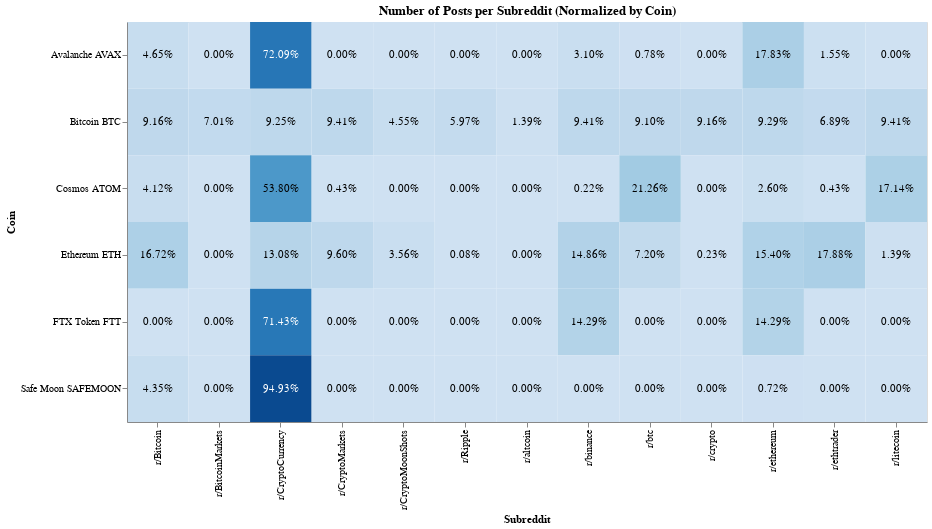

Here is the notebook cell this chart was saved with:
### Code cell
subreddit_query_posts_normalized = subreddit_query_posts.copy()
posts_per_coin = subreddit_query_posts_normalized.groupby("search_query")[
    "value"
].transform("sum")
subreddit_query_posts_normalized["value"] /= posts_per_coin

c = (
    alt.Chart(subreddit_query_posts_normalized)
    .mark_rect()
    .encode(
        x=alt.X("subreddit:N", title="Subreddit"),
        y=alt.Y("search_query:O", title="Coin"),
        color=alt.Color(
            "value:Q",
            title="Number of Posts",
            scale=alt.Scale(scheme="blues"),
            legend=None,
        ),
        tooltip=[
            alt.Tooltip("search_query:O", title="Coin"),
            alt.Tooltip("subreddit:N", title="Subreddit"),
            alt.Tooltip("value:Q", title=r"% of Posts", format=".4%"),
        ],
    )
    .properties(
        width=800,
        height=400,
        title=alt.Title(text="Number of Posts per Subreddit (Normalized by Coin)"),
    )
)

text = (
    alt.Chart(subreddit_query_posts_normalized)
    .mark_text(align="center")
    .transform_calculate(customtooltip="datum.value")
    .encode(
        x=alt.X("subreddit:N"),
        y=alt.Y("search_query:O"),
        text=alt.Text("value:Q", format=".2%"),
        color=alt.condition(
            alt.datum.value > 0.7, alt.value("white"), alt.value("black")
        ),
        tooltip=[
            alt.Tooltip("search_query:O", title="Coin"),
            alt.Tooltip("subreddit:N", title="Subreddit"),
            alt.Tooltip("value:Q", title=r"% of Posts", format=".4%"),
        ],
    )
)

c + text

### Figure 1 — Vega-Lite specification as saved in the notebook (floating-point values rounded to 4 significant figures)
{"usermeta": {"embedOptions": {"theme": "dark"}}, "config": {"view": {"continuousWidth": 300, "continuousHeight": 300}}, "layer": [{"mark": {"type": "rect"}, "encoding": {"color": {"field": "value", "legend": null, "scale": {"scheme": "blues"}, "title": "Number of Posts", "type": "quantitative"}, "tooltip": [{"field": "search_query", "title": "Coin", "type": "ordinal"}, {"field": "subreddit", "title": "Subreddit", "type": "nominal"}, {"field": "value", "format": ".4%", "title": "% of Posts", "type": "quantitative"}], "x": {"field": "subreddit", "title": "Subreddit", "type": "nominal"}, "y": {"field": "search_query", "title": "Coin", "type": "ordinal"}}, "title": {"text": "Number of Posts per Subreddit (Normalized by Coin)"}}, {"mark": {"type": "text", "align": "center"}, "encoding": {"color": {"condition": {"test": "(datum.value > 0.7)", "value": "white"}, "value": "black"}, "text": {"field": "value", "format": ".2%", "type": "quantitative"}, "tooltip": [{"field": "search_query", "title": "Coin", "type": "ordinal"}, {"field": "subreddit", "title": "Subreddit", "type": "nominal"}, {"field": "value", "format": ".4%", "title": "% of Posts", "type": "quantitative"}], "x": {"field": "subreddit", "type": "nominal"}, "y": {"field": "search_query", "type": "ordinal"}}, "transform": [{"calculate": "datum.value", "as": "customtooltip"}]}], "data": {"name": "data-7beb1346afb446a39a041bbbeeedecc6"}, "height": 400, "width": 800, "$schema": "https://vega.github.io/schema/vega-lite/v5.20.1.json", "datasets": {"data-7beb1346afb446a39a041bbbeeedecc6": [{"search_query": "Avalanche AVAX", "subreddit": "r/Bitcoin", "value": 0.04651}, {"search_query": "Bitcoin BTC", "subreddit": "r/Bitcoin", "value": 0.0916}, {"search_query": "Cosmos ATOM", "subreddit": "r/Bitcoin", "value": 0.04121}, {"search_query": "Ethereum ETH", "subreddit": "r/Bitcoin", "value": 0.1672}, {"search_query": "FTX Token FTT", "subreddit": "r/Bitcoin", "value": 0.0}, {"search_query": "Safe Moon SAFEMOON", "subreddit": "r/Bitcoin", "value": 0.04348}, {"search_query": "Avalanche AVAX", "subreddit": "r/BitcoinMarkets", "value": 0.0}, {"search_query": "Bitcoin BTC", "subreddit": "r/BitcoinMarkets", "value": 0.07012}, {"search_query": "Cosmos ATOM", "subreddit": "r/BitcoinMarkets", "value": 0.0}, {"search_query": "Ethereum ETH", "subreddit": "r/BitcoinMarkets", "value": 0.0}, {"search_query": "FTX Token FTT", "subreddit": "r/BitcoinMarkets", "value": 0.0}, {"search_query": "Safe Moon SAFEMOON", "subreddit": "r/BitcoinMarkets", "value": 0.0}, {"search_query": "Avalanche AVAX", "subreddit": "r/CryptoCurrency", "value": 0.7209}, {"search_query": "Bitcoin BTC", "subreddit": "r/CryptoCurrency", "value": 0.09255}, {"search_query": "Cosmos ATOM", "subreddit": "r/CryptoCurrency", "value": 0.538}, {"search_query": "Ethereum ETH", "subreddit": "r/CryptoCurrency", "value": 0.1308}, {"search_query": "FTX Token FTT", "subreddit": "r/CryptoCurrency", "value": 0.7143}, {"search_query": "Safe Moon SAFEMOON", "subreddit": "r/CryptoCurrency", "value": 0.9493}, {"search_query": "Avalanche AVAX", "subreddit": "r/CryptoMarkets", "value": 0.0}, {"search_query": "Bitcoin BTC", "subreddit": "r/CryptoMarkets", "value": 0.09413}, {"search_query": "Cosmos ATOM", "subreddit": "r/CryptoMarkets", "value": 0.004338}, {"search_query": "Ethereum ETH", "subreddit": "r/CryptoMarkets", "value": 0.09598}, {"search_query": "FTX Token FTT", "subreddit": "r/CryptoMarkets", "value": 0.0}, {"search_query": "Safe Moon SAFEMOON", "subreddit": "r/CryptoMarkets", "value": 0.0}, {"search_query": "Avalanche AVAX", "subreddit": "r/CryptoMoonShots", "value": 0.0}, {"search_query": "Bitcoin BTC", "subreddit": "r/CryptoMoonShots", "value": 0.04548}, {"search_query": "Cosmos ATOM", "subreddit": "r/CryptoMoonShots", "value": 0.0}, {"search_query": "Ethereum ETH", "subreddit": "r/CryptoMoonShots", "value": 0.0356}, {"search_query": "FTX Token FTT", "subreddit": "r/CryptoMoonShots", "value": 0.0}, {"search_query": "Safe Moon SAFEMOON", "subreddit": "r/CryptoMoonShots", "value": 0.0}, {"search_query": "Avalanche AVAX", "subreddit": "r/Ripple", "value": 0.0}, {"search_query": "Bitcoin BTC", "subreddit": "r/Ripple", "value": 0.0597}, {"search_query": "Cosmos ATOM", "subreddit": "r/Ripple", "value": 0.0}, {"search_query": "Ethereum ETH", "subreddit": "r/Ripple", "value": 0.000774}, {"search_query": "FTX Token FTT", "subreddit": "r/Ripple", "value": 0.0}, {"search_query": "Safe Moon SAFEMOON", "subreddit": "r/Ripple", "value": 0.0}, {"search_query": "Avalanche AVAX", "subreddit": "r/altcoin", "value": 0.0}, {"search_query": "Bitcoin BTC", "subreddit": "r/altcoin", "value": 0.0139}, {"search_query": "Cosmos ATOM", "subreddit": "r/altcoin", "value": 0.0}, {"search_query": "Ethereum ETH", "subreddit": "r/altcoin", "value": 0.0}, {"search_query": "FTX Token FTT", "subreddit": "r/altcoin", "value": 0.0}, {"search_query": "Safe Moon SAFEMOON", "subreddit": "r/altcoin", "value": 0.0}, {"search_query": "Avalanche AVAX", "subreddit": "r/binance", "value": 0.03101}, {"search_query": "Bitcoin BTC", "subreddit": "r/binance", "value": 0.09413}, {"search_query": "Cosmos ATOM", "subreddit": "r/binance", "value": 0.002169}, {"search_query": "Ethereum ETH", "subreddit": "r/binance", "value": 0.1486}, {"search_query": "FTX Token FTT", "subreddit": "r/binance", "value": 0.1429}, {"search_query": "Safe Moon SAFEMOON", "subreddit": "r/binance", "value": 0.0}, {"search_query": "Avalanche AVAX", "subreddit": "r/btc", "value": 0.007752}, {"search_query": "Bitcoin BTC", "subreddit": "r/btc", "value": 0.09097}, {"search_query": "Cosmos ATOM", "subreddit": "r/btc", "value": 0.2126}, {"search_query": "Ethereum ETH", "subreddit": "r/btc", "value": 0.07198}, {"search_query": "FTX Token FTT", "subreddit": "r/btc", "value": 0.0}, {"search_query": "Safe Moon SAFEMOON", "subreddit": "r/btc", "value": 0.0}, {"search_query": "Avalanche AVAX", "subreddit": "r/crypto", "value": 0.0}, {"search_query": "Bitcoin BTC", "subreddit": "r/crypto", "value": 0.0916}, {"search_query": "Cosmos ATOM", "subreddit": "r/crypto", "value": 0.0}, {"search_query": "Ethereum ETH", "subreddit": "r/crypto", "value": 0.002322}, {"search_query": "FTX Token FTT", "subreddit": "r/crypto", "value": 0.0}, {"search_query": "Safe Moon SAFEMOON", "subreddit": "r/crypto", "value": 0.0}, {"search_query": "Avalanche AVAX", "subreddit": "r/ethereum", "value": 0.1783}, {"search_query": "Bitcoin BTC", "subreddit": "r/ethereum", "value": 0.09286}, {"search_query": "Cosmos ATOM", "subreddit": "r/ethereum", "value": 0.02603}, {"search_query": "Ethereum ETH", "subreddit": "r/ethereum", "value": 0.154}, {"search_query": "FTX Token FTT", "subreddit": "r/ethereum", "value": 0.1429}, {"search_query": "Safe Moon SAFEMOON", "subreddit": "r/ethereum", "value": 0.007246}, {"search_query": "Avalanche AVAX", "subreddit": "r/ethtrader", "value": 0.0155}, {"search_query": "Bitcoin BTC", "subreddit": "r/ethtrader", "value": 0.06886}, {"search_query": "Cosmos ATOM", "subreddit": "r/ethtrader", "value": 0.004338}, {"search_query": "Ethereum ETH", "subreddit": "r/ethtrader", "value": 0.1788}, {"search_query": "FTX Token FTT", "subreddit": "r/ethtrader", "value": 0.0}, {"search_query": "Safe Moon SAFEMOON", "subreddit": "r/ethtrader", "value": 0.0}, {"search_query": "Avalanche AVAX", "subreddit": "r/litecoin", "value": 0.0}, {"search_query": "Bitcoin BTC", "subreddit": "r/litecoin", "value": 0.09413}, {"search_query": "Cosmos ATOM", "subreddit": "r/litecoin", "value": 0.1714}, {"search_query": "Ethereum ETH", "subreddit": "r/litecoin", "value": 0.01393}, {"search_query": "FTX Token FTT", "subreddit": "r/litecoin", "value": 0.0}, {"search_query": "Safe Moon SAFEMOON", "subreddit": "r/litecoin", "value": 0.0}]}}
